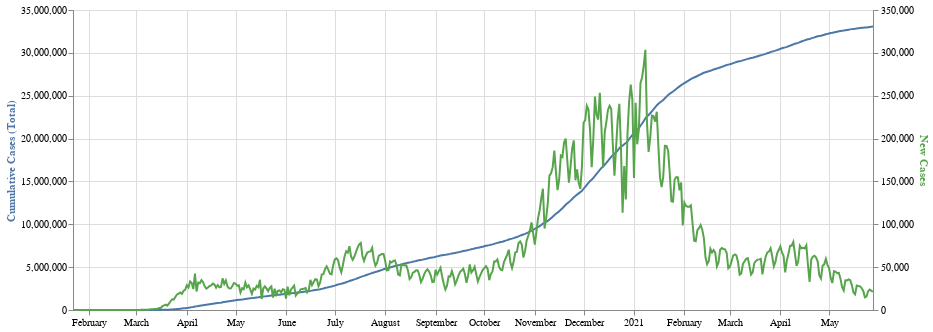

Source (notebook cell):
### Code cell
alt.layer(cumulative_chart, new_cases_chart).resolve_scale(
    y = 'independent'
)

### Figure 1 — Vega-Lite specification as saved in the notebook (floating-point values rounded to 4 significant figures; data arrays with more than 128 entries replaced by an {"elided": "..."} marker saying what was removed)
{"config": {"view": {"continuousWidth": 400, "continuousHeight": 300}}, "layer": [{"data": {"name": "data-d2551022a5dbd74bbd84684345970a2f"}, "mark": "line", "encoding": {"x": {"type": "temporal", "axis": {"title": null}, "field": "submission_date"}, "y": {"type": "quantitative", "axis": {"title": "Cumulative Cases (Total)", "titleColor": "#5276A7"}, "field": "tot_cases"}}, "width": 800}, {"data": {"name": "data-a6aec9434eb804dc3f38ea0ce83d074f"}, "mark": "line", "encoding": {"color": {"value": "#57A44C"}, "x": {"type": "temporal", "axis": {"title": null}, "field": "submission_date"}, "y": {"type": "quantitative", "axis": {"title": "New Cases", "titleColor": "#57A44C"}, "field": "new_case"}}, "width": 800}], "resolve": {"scale": {"y": "independent"}}, "$schema": "https://vega.github.io/schema/vega-lite/v4.8.1.json", "datasets": {"data-d2551022a5dbd74bbd84684345970a2f": {"elided": "493 records"}, "data-a6aec9434eb804dc3f38ea0ce83d074f": {"elided": "493 records"}}}
